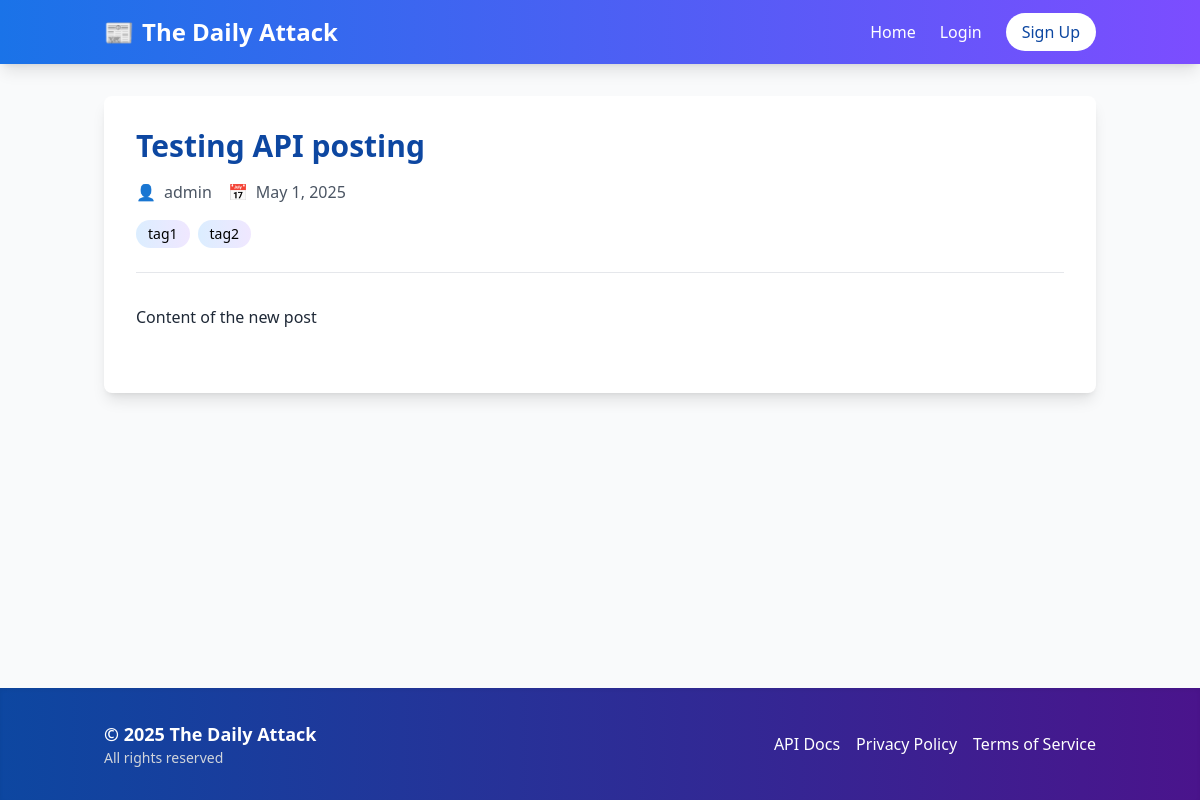
The page /post/8/ on the database its author committed.
### blog/models.py (models this page shows, shortened)
class Post(models.Model):
    STATUS_CHOICES = (
        ('draft', 'Draft'),
        ('published', 'Published'),
    )
    title = models.CharField(max_length=200)
    content = models.TextField()
    author = models.ForeignKey(User, on_delete=models.CASCADE, related_name='blog_posts')
    created_at = models.DateTimeField(auto_now_add=True)
    updated_at = models.DateTimeField(auto_now=True)
    published_at = models.DateTimeField(blank=True, null=True)
    status = models.CharField(max_length=10, choices=STATUS_CHOICES, default='draft')
    tags = models.ManyToManyField(Tag, blank=True)
    class Meta:
        ordering = ['-created_at']

class Tag(models.Model):
    name = models.CharField(max_length=50, unique=True)

### blog/views.py (the view)
# urls.py: path('post/<int:pk>/', views.post_detail, name='post_detail'),
def post_detail(request, pk):
    post = get_object_or_404(Post, pk=pk)
    if post.status == 'draft' and (not request.user.is_authenticated or
                                   not hasattr(request.user, 'profile') or
                                   request.user.profile.user_type != 'editor' or
                                   request.user != post.author):
        messages.error(request, "You don't have permission to view this draft post.")
        return redirect('home')
    return render(request, 'blog/post_detail.html', {'post': post})

### blog/context_processors.py (called while the page is built)
def user_profile(request):
    if request.user.is_authenticated and hasattr(request.user, 'profile'):
        return {'user_profile': request.user.profile}
    return {'user_profile': None}

### templates/blog/post_detail.html (shortened to what this page needs)
{% extends 'base.html' %}
{% block content %}
    <article class="bg-white rounded-lg shadow-lg p-8 animate-fade-in">
        <header class="mb-8 border-b border-gray-200 pb-6">
            <h1 class="text-3xl font-bold mb-4 text-primary-dark">{{ post.title }}</h1>
            <div class="text-gray-600 mb-4 flex flex-wrap items-center">
                <span class="flex items-center mr-4"><span class="mr-2">👤</span> {{ post.author.username }}</span>
                <span class="flex items-center"><span class="mr-2">📅</span> {{ post.published_at|date:"F j, Y" }}</span>
            </div>
            <div class="flex flex-wrap gap-2">
                {% for tag in post.tags.all %}
                    <a href="{% url 'tag_posts' tag_name=tag.name %}" class="bg-gradient-to-r from-primary-light/20 to-accent-light/20 px-3 py-1 rounded-full text-sm hover:from-primary-light/30 hover:to-accent-light/30 transition-all duration-300">{{ tag.name }}</a>
                {% endfor %}
            </div>
        </header>
        <div class="prose max-w-none mb-8 text-gray-800 animate-slide-in">
            {{ post.content|safe }}
        </div>
    </article>
{% endblock %}

### rows shown on the page
Post: title "Testing API posting", author.username "admin", published_at "May 1, 2025", content "Content of the new post"
Tag: name "tag1"
Tag: name "tag2"
